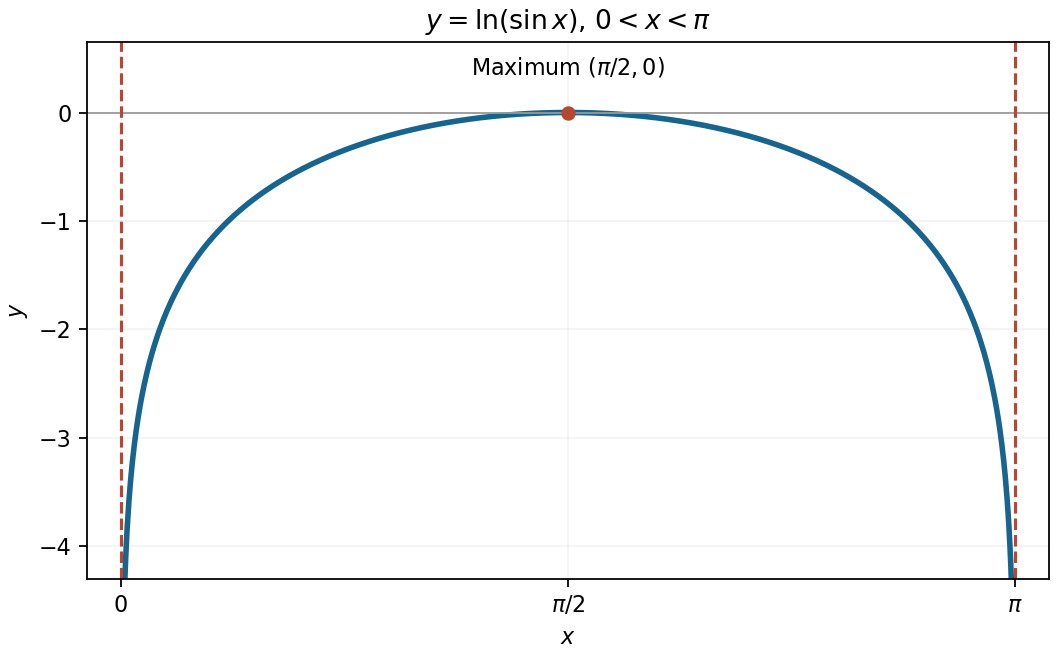

Write Python code to recreate this figure.
"""Original exam-solution illustration; write the PNG basename to the cwd.

Tested with Python 3.14.4, NumPy 2.3.5 and Matplotlib 3.10.7.
"""
from pathlib import Path
import matplotlib
matplotlib.use("Agg")
import matplotlib.pyplot as plt
import numpy as np


def main():
    x=np.linspace(.006,np.pi-.006,1000)
    fig,ax=plt.subplots(figsize=(6.6,4.1),layout="constrained",facecolor="white")
    ax.plot(x,np.log(np.sin(x)),color="#17648e",lw=2.5)
    ax.axhline(0,color="0.6",lw=.8)
    ax.axvline(0,color="#b84732",ls="--",lw=1.4)
    ax.axvline(np.pi,color="#b84732",ls="--",lw=1.4)
    ax.scatter([np.pi/2],[0],s=30,color="#b84732",zorder=5)
    ax.annotate(r"Maximum $(\pi/2,0)$",(np.pi/2,0),xytext=(np.pi/2,.35),ha="center")
    ax.set(xlim=(-.12,np.pi+.12),ylim=(-4.3,.65),xlabel="$x$",ylabel="$y$",title=r"$y=\ln(\sin x)$, $0<x<\pi$")
    ax.set_xticks([0,np.pi/2,np.pi],["0",r"$\pi/2$",r"$\pi$"])
    ax.grid(alpha=.15)
    fig.savefig(Path("paper-1-log-sine.png"),dpi=160,facecolor="white");plt.close(fig)


if __name__ == "__main__":
    main()
